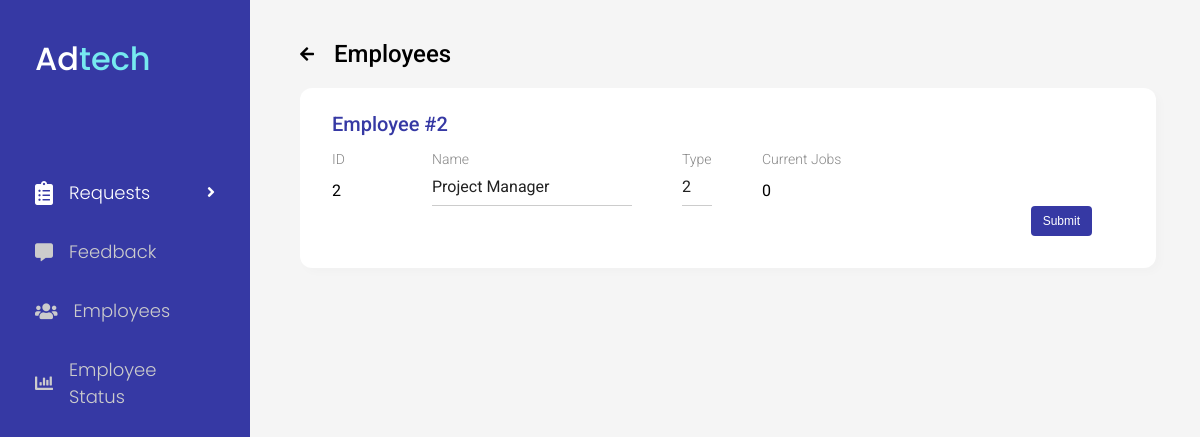
The page /admin/employee-view.php (signed in) on the database its author committed.
### tables this page shows
CREATE TABLE `employee` (
  `empID` varchar(100) NOT NULL,
  `password` varchar(100) NOT NULL,
  `type` varchar(100) NOT NULL,
  `empName` varchar(100) NOT NULL
);

### admin/employee-view.php (the view, shortened to what this page needs)
<!DOCTYPE html>
<html lang="en">
<head>
    <?php
    include_once("../head.php");
    ?>
    <link rel="stylesheet" type="text/css" href="../css/admin/dashboard.css" />
    <link rel="stylesheet" type="text/css" href="../css/admin/detail-view.css" />
    <link rel="stylesheet" type="text/css" href="../css/admin/employee-view.css" />
</head>
<body>
    <?php
    include_once("nav.php");
    ?>
    <div class="container">
        <div class="back" onclick="location.href='employees.php'">
            <i class="fas fa-arrow-left"></i>
            <h2>Employees</h2>
        </div>
            <?php
            include_once("../db_connect.php");
            $query = "SELECT * FROM `employee` WHERE `empID` = '".$_SESSION['empID']."'";
            $result = $db->query($query);
            if ($result->num_rows > 0) {
                if($row = $result->fetch_assoc()) { ?>
                    <div class="content">
                        <h3>Employee #<?php echo $row['empID'] ?></h3>
                        <form class="row c4">
                            <label for="">ID</label>
                            <label for="">Name</label>
                            <label for="">Type</label>
                            <label for="">Current Jobs</label>
                            <input type="text" name="" value="<?php echo $row['empID'] ?>" class="readonly" readonly/>
                            <input type="text" name="" value="<?php echo $row['empName'] ?>" class="editable" />
                            <input type="text" name="" value="<?php echo $row['type'] ?>" class="editable" />
                            <?php
                            $query2 = "SELECT COUNT(`status`) AS CurrentJobs FROM request WHERE status <> 'Completed' AND empID = '".$row['empID']."'";
                            $result2 = $db->query($query2);
                            if($row2 = $result2->fetch_assoc()) { ?>
                                <input type="text" name="" value="<?php echo $row2['CurrentJobs'] ?>" class="readonly" readonly/> <?php
                            }
                            ?>
                        </form>
                        <button class="submit">Submit</button>
                    </div>
                    <?php
                }
            } else {
                ?> <p>There are no employees.</p> <?php
            } ?>
    </div>
</body>
</html>

### css/style.css (style rules this page uses)
body, h1, h2, h3, h4, h5, h6, p { padding: 0; margin: 0; }
body { font-family: "Roboto", sans-serif; }
form input { border: none; font-family: "Roboto", sans-serif; font-weight: 400; }
button { border: none; }

### css/admin/dashboard.css (style rules this page uses)
body { min-height: 100vh; display: flex; background: #f5f5f5; }
h1, h2 { font-weight: 500; }
h3 { font-size: 20px; font-weight: 500; color: #3639a4; }
.container { width: 85%; margin: 40px 9% 0 25%; display: flex; flex-direction: column; }
.container .back { display: flex; align-items: center; column-gap: 20px; cursor: pointer; }
.container .content { height: auto; width: 100%; margin: 20px 0 48px 0; padding: 24px 32px 32px 32px; background: white; border-radius: 12px; box-shadow: 4px 4px 10px 0px rgba(0, 0, 0, 0.02); }

### css/admin/detail-view.css (style rules this page uses)
.container .content { display: flex; flex-direction: column; }
.container .content .row { display: grid; row-gap: 8px; }
.container .content .row.c4 { grid-template-columns: repeat(4, minmax(100px, 250px)); grid-template-rows: auto auto; }
.container .content label { margin-top: 15px; color: #888; font-size: 14px; font-weight: 300; }
.container .content input { font-size: 16px; transition: 0.2s; }
.container .content input.editable { padding: 0 0 8px 0; color: #222; border-bottom: 1px solid #ccc; }
.container .content input.readonly { padding: 6px 0 6px 0; }
.container .content button.submit { height: 30px; width: max-content; margin-right: 32px; padding: 8px 12px 8px 12px; align-self: flex-end; color: white; background: #3639a4; border-radius: 4px; font-size: 12px; }

### css/admin/employee-view.css (style rules this page uses)
.container .content .row.c4 { grid-template-columns: 50px 200px 30px 80px; column-gap: 50px; }

### rows shown on the page
employee: empID "2", empName "Project Manager", type "2"
